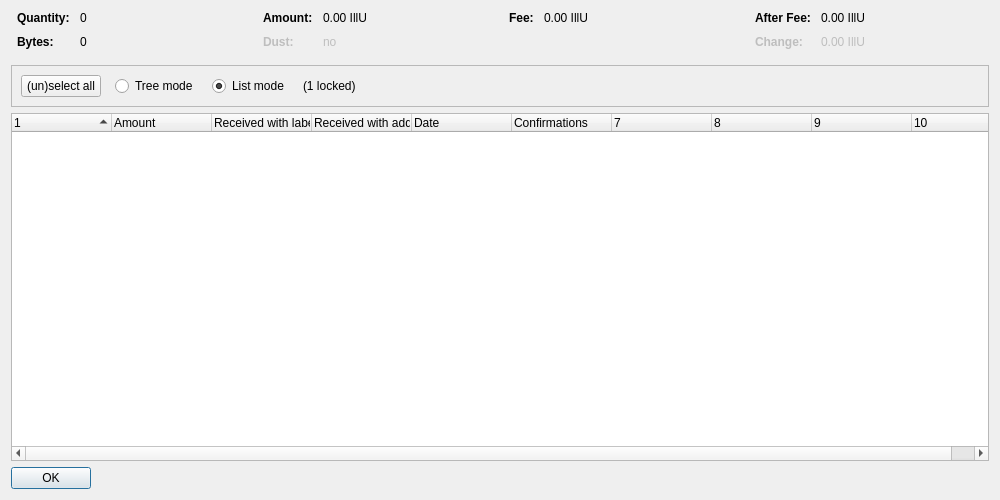
<?xml version="1.0" encoding="UTF-8"?>
<ui version="4.0">
 <class>CoinControlDialog</class>
 <widget class="QDialog" name="CoinControlDialog">
  <property name="geometry">
   <rect>
    <x>0</x>
    <y>0</y>
    <width>1000</width>
    <height>500</height>
   </rect>
  </property>
  <property name="windowTitle">
   <string>Coin Selection</string>
  </property>
  <layout class="QVBoxLayout" name="verticalLayout">
   <item>
    <layout class="QHBoxLayout" name="horizontalLayoutTop" stretch="0,0,0,0">
     <property name="topMargin">
      <number>0</number>
     </property>
     <property name="bottomMargin">
      <number>10</number>
     </property>
     <item>
      <layout class="QFormLayout" name="formLayoutCoinControl1">
       <property name="horizontalSpacing">
        <number>10</number>
       </property>
       <property name="verticalSpacing">
        <number>10</number>
       </property>
       <property name="leftMargin">
        <number>6</number>
       </property>
       <property name="rightMargin">
        <number>6</number>
       </property>
       <item row="0" column="0">
        <widget class="QLabel" name="labelCoinControlQuantityText">
         <property name="font">
          <font>
           <weight>75</weight>
           <bold>true</bold>
          </font>
         </property>
         <property name="text">
          <string>Quantity:</string>
         </property>
        </widget>
       </item>
       <item row="0" column="1">
        <widget class="QLabel" name="labelCoinControlQuantity">
         <property name="cursor">
          <cursorShape>IBeamCursor</cursorShape>
         </property>
         <property name="contextMenuPolicy">
          <enum>Qt::ActionsContextMenu</enum>
         </property>
         <property name="text">
          <string notr="true">0</string>
         </property>
         <property name="textInteractionFlags">
          <set>Qt::LinksAccessibleByMouse|Qt::TextSelectableByKeyboard|Qt::TextSelectableByMouse</set>
         </property>
        </widget>
       </item>
       <item row="1" column="0">
        <widget class="QLabel" name="labelCoinControlBytesText">
         <property name="font">
          <font>
           <weight>75</weight>
           <bold>true</bold>
          </font>
         </property>
         <property name="text">
          <string>Bytes:</string>
         </property>
        </widget>
       </item>
       <item row="1" column="1">
        <widget class="QLabel" name="labelCoinControlBytes">
         <property name="cursor">
          <cursorShape>IBeamCursor</cursorShape>
         </property>
         <property name="contextMenuPolicy">
          <enum>Qt::ActionsContextMenu</enum>
         </property>
         <property name="text">
          <string notr="true">0</string>
         </property>
         <property name="textInteractionFlags">
          <set>Qt::LinksAccessibleByMouse|Qt::TextSelectableByKeyboard|Qt::TextSelectableByMouse</set>
         </property>
        </widget>
       </item>
      </layout>
     </item>
     <item>
      <layout class="QFormLayout" name="formLayoutCoinControl2">
       <property name="horizontalSpacing">
        <number>10</number>
       </property>
       <property name="verticalSpacing">
        <number>10</number>
       </property>
       <property name="leftMargin">
        <number>6</number>
       </property>
       <property name="rightMargin">
        <number>6</number>
       </property>
       <item row="0" column="0">
        <widget class="QLabel" name="labelCoinControlAmountText">
         <property name="font">
          <font>
           <weight>75</weight>
           <bold>true</bold>
          </font>
         </property>
         <property name="text">
          <string>Amount:</string>
         </property>
        </widget>
       </item>
       <item row="0" column="1">
        <widget class="QLabel" name="labelCoinControlAmount">
         <property name="cursor">
          <cursorShape>IBeamCursor</cursorShape>
         </property>
         <property name="contextMenuPolicy">
          <enum>Qt::ActionsContextMenu</enum>
         </property>
         <property name="text">
          <string notr="true">0.00 IllU</string>
         </property>
         <property name="textInteractionFlags">
          <set>Qt::LinksAccessibleByMouse|Qt::TextSelectableByKeyboard|Qt::TextSelectableByMouse</set>
         </property>
        </widget>
       </item>
       <item row="1" column="0">
        <widget class="QLabel" name="labelCoinControlLowOutputText">
         <property name="enabled">
          <bool>false</bool>
         </property>
         <property name="font">
          <font>
           <weight>75</weight>
           <bold>true</bold>
          </font>
         </property>
         <property name="text">
          <string>Dust:</string>
         </property>
        </widget>
       </item>
       <item row="1" column="1">
        <widget class="QLabel" name="labelCoinControlLowOutput">
         <property name="enabled">
          <bool>false</bool>
         </property>
         <property name="cursor">
          <cursorShape>IBeamCursor</cursorShape>
         </property>
         <property name="contextMenuPolicy">
          <enum>Qt::ActionsContextMenu</enum>
         </property>
         <property name="text">
          <string notr="true">no</string>
         </property>
         <property name="textInteractionFlags">
          <set>Qt::LinksAccessibleByMouse|Qt::TextSelectableByKeyboard|Qt::TextSelectableByMouse</set>
         </property>
        </widget>
       </item>
      </layout>
     </item>
     <item>
      <layout class="QFormLayout" name="formLayoutCoinControl3">
       <property name="horizontalSpacing">
        <number>10</number>
       </property>
       <property name="verticalSpacing">
        <number>10</number>
       </property>
       <property name="leftMargin">
        <number>6</number>
       </property>
       <property name="rightMargin">
        <number>6</number>
       </property>
       <item row="0" column="0">
        <widget class="QLabel" name="labelCoinControlFeeText">
         <property name="font">
          <font>
           <weight>75</weight>
           <bold>true</bold>
          </font>
         </property>
         <property name="text">
          <string>Fee:</string>
         </property>
        </widget>
       </item>
       <item row="0" column="1">
        <widget class="QLabel" name="labelCoinControlFee">
         <property name="cursor">
          <cursorShape>IBeamCursor</cursorShape>
         </property>
         <property name="contextMenuPolicy">
          <enum>Qt::ActionsContextMenu</enum>
         </property>
         <property name="text">
          <string notr="true">0.00 IllU</string>
         </property>
         <property name="textInteractionFlags">
          <set>Qt::LinksAccessibleByMouse|Qt::TextSelectableByKeyboard|Qt::TextSelectableByMouse</set>
         </property>
        </widget>
       </item>
      </layout>
     </item>
     <item>
      <layout class="QFormLayout" name="formLayoutCoinControl4">
       <property name="horizontalSpacing">
        <number>10</number>
       </property>
       <property name="verticalSpacing">
        <number>10</number>
       </property>
       <property name="leftMargin">
        <number>6</number>
       </property>
       <property name="rightMargin">
        <number>6</number>
       </property>
       <item row="0" column="0">
        <widget class="QLabel" name="labelCoinControlAfterFeeText">
         <property name="font">
          <font>
           <weight>75</weight>
           <bold>true</bold>
          </font>
         </property>
         <property name="text">
          <string>After Fee:</string>
         </property>
        </widget>
       </item>
       <item row="0" column="1">
        <widget class="QLabel" name="labelCoinControlAfterFee">
         <property name="cursor">
          <cursorShape>IBeamCursor</cursorShape>
         </property>
         <property name="contextMenuPolicy">
          <enum>Qt::ActionsContextMenu</enum>
         </property>
         <property name="text">
          <string notr="true">0.00 IllU</string>
         </property>
         <property name="textInteractionFlags">
          <set>Qt::LinksAccessibleByMouse|Qt::TextSelectableByKeyboard|Qt::TextSelectableByMouse</set>
         </property>
        </widget>
       </item>
       <item row="1" column="0">
        <widget class="QLabel" name="labelCoinControlChangeText">
         <property name="enabled">
          <bool>false</bool>
         </property>
         <property name="font">
          <font>
           <weight>75</weight>
           <bold>true</bold>
          </font>
         </property>
         <property name="text">
          <string>Change:</string>
         </property>
        </widget>
       </item>
       <item row="1" column="1">
        <widget class="QLabel" name="labelCoinControlChange">
         <property name="enabled">
          <bool>false</bool>
         </property>
         <property name="cursor">
          <cursorShape>IBeamCursor</cursorShape>
         </property>
         <property name="contextMenuPolicy">
          <enum>Qt::ActionsContextMenu</enum>
         </property>
         <property name="text">
          <string notr="true">0.00 IllU</string>
         </property>
         <property name="textInteractionFlags">
          <set>Qt::LinksAccessibleByMouse|Qt::TextSelectableByKeyboard|Qt::TextSelectableByMouse</set>
         </property>
        </widget>
       </item>
      </layout>
     </item>
    </layout>
   </item>
   <item>
    <widget class="QFrame" name="frame">
     <property name="minimumSize">
      <size>
       <width>0</width>
       <height>40</height>
      </size>
     </property>
     <property name="frameShape">
      <enum>QFrame::StyledPanel</enum>
     </property>
     <property name="frameShadow">
      <enum>QFrame::Sunken</enum>
     </property>
     <layout class="QHBoxLayout" name="horizontalLayout">
      <item>
       <layout class="QHBoxLayout" name="horizontalLayoutPanel" stretch="0,0,0,0,0">
        <property name="spacing">
         <number>14</number>
        </property>
        <item>
         <widget class="QPushButton" name="pushButtonSelectAll">
          <property name="sizePolicy">
           <sizepolicy hsizetype="Maximum" vsizetype="Fixed">
            <horstretch>0</horstretch>
            <verstretch>0</verstretch>
           </sizepolicy>
          </property>
          <property name="text">
           <string>(un)select all</string>
          </property>
          <property name="autoDefault">
           <bool>false</bool>
          </property>
         </widget>
        </item>
        <item>
         <widget class="QRadioButton" name="radioTreeMode">
          <property name="sizePolicy">
           <sizepolicy hsizetype="Maximum" vsizetype="Fixed">
            <horstretch>0</horstretch>
            <verstretch>0</verstretch>
           </sizepolicy>
          </property>
          <property name="text">
           <string>Tree mode</string>
          </property>
         </widget>
        </item>
        <item>
         <widget class="QRadioButton" name="radioListMode">
          <property name="sizePolicy">
           <sizepolicy hsizetype="Maximum" vsizetype="Fixed">
            <horstretch>0</horstretch>
            <verstretch>0</verstretch>
           </sizepolicy>
          </property>
          <property name="text">
           <string>List mode</string>
          </property>
          <property name="checked">
           <bool>true</bool>
          </property>
         </widget>
        </item>
        <item>
         <widget class="QLabel" name="labelLocked">
          <property name="text">
           <string notr="true">(1 locked)</string>
          </property>
         </widget>
        </item>
        <item>
         <spacer name="horizontalSpacer">
          <property name="orientation">
           <enum>Qt::Horizontal</enum>
          </property>
          <property name="sizeHint" stdset="0">
           <size>
            <width>40</width>
            <height>20</height>
           </size>
          </property>
         </spacer>
        </item>
       </layout>
      </item>
     </layout>
    </widget>
   </item>
   <item>
    <widget class="CoinControlTreeWidget" name="treeWidget">
     <property name="contextMenuPolicy">
      <enum>Qt::CustomContextMenu</enum>
     </property>
     <property name="sortingEnabled">
      <bool>false</bool>
     </property>
     <property name="columnCount">
      <number>10</number>
     </property>
     <attribute name="headerShowSortIndicator" stdset="0">
      <bool>true</bool>
     </attribute>
     <attribute name="headerStretchLastSection">
      <bool>false</bool>
     </attribute>
     <column>
      <property name="text">
       <string/>
      </property>
     </column>
     <column>
      <property name="text">
       <string>Amount</string>
      </property>
     </column>
     <column>
      <property name="text">
       <string>Received with label</string>
      </property>
     </column>
     <column>
      <property name="text">
       <string>Received with address</string>
      </property>
     </column>
     <column>
      <property name="text">
       <string>Date</string>
      </property>
     </column>
     <column>
      <property name="text">
       <string>Confirmations</string>
      </property>
      <property name="toolTip">
       <string>Confirmed</string>
      </property>
     </column>
     <column>
      <property name="text">
       <string/>
      </property>
     </column>
     <column>
      <property name="text">
       <string/>
      </property>
     </column>
     <column>
      <property name="text">
       <string/>
      </property>
     </column>
     <column>
      <property name="text">
       <string/>
      </property>
     </column>
    </widget>
   </item>
   <item>
    <widget class="QDialogButtonBox" name="buttonBox">
     <property name="sizePolicy">
      <sizepolicy hsizetype="Maximum" vsizetype="Fixed">
       <horstretch>0</horstretch>
       <verstretch>0</verstretch>
      </sizepolicy>
     </property>
     <property name="orientation">
      <enum>Qt::Horizontal</enum>
     </property>
     <property name="standardButtons">
      <set>QDialogButtonBox::Ok</set>
     </property>
    </widget>
   </item>
  </layout>
 </widget>
 <customwidgets>
  <customwidget>
   <class>CoinControlTreeWidget</class>
   <extends>QTreeWidget</extends>
   <header>coincontroltreewidget.h</header>
  </customwidget>
 </customwidgets>
 <resources/>
 <connections/>
</ui>
